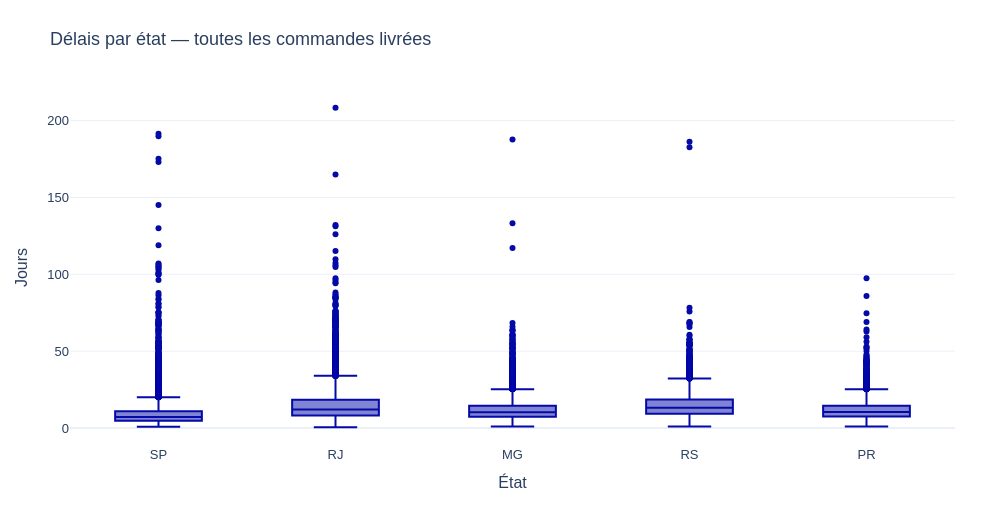

Notebook source saved alongside this figure:
### Markdown cell above
### <b><div style='padding:15px;background-color:#d8dcd6;color:#030aa7;font-size:120%;text-align: left'>Plotly</div></b>

### Code cell
ID_GRAPHIQUE = '03_04'
BIBLIOTHEQUE = 'plotly'
fig=px.box(a,x='state',y='delai_jours',category_orders={'state':etats},points='outliers',labels={'state':'État','delai_jours':'Jours'})
fig.update_traces(quartilemethod='linear')
montrer_plotly(fig,'Délais par état — toutes les commandes livrées')

### Figure 1 — Plotly figure (JSON) as saved in the notebook; plotly's stock layout.template omitted (floating-point values rounded to 4 significant figures; data arrays with more than 128 entries replaced by an {"elided": "..."} marker saying what was removed)
{"data": [{"alignmentgroup": "True", "boxpoints": "outliers", "hovertemplate": "État=%{x}<br>Jours=%{y}<extra></extra>", "legendgroup": "", "marker": {"color": "#030aa7"}, "name": "", "notched": false, "offsetgroup": "", "orientation": "v", "quartilemethod": "linear", "showlegend": false, "type": "box", "x": {"elided": "74465 str values"}, "x0": " ", "xaxis": "x", "y": {"elided": "74465 float values"}, "y0": " ", "yaxis": "y"}], "layout": {"boxmode": "group", "font": {"family": "Arial", "size": 13}, "height": 520, "legend": {"tracegroupgap": 0}, "margin": {"b": 75, "l": 70, "r": 45, "t": 90}, "title": {"text": "Délais par état — toutes les commandes livrées"}, "width": 1000, "xaxis": {"anchor": "y", "categoryarray": ["SP", "RJ", "MG", "RS", "PR"], "categoryorder": "array", "domain": [0, 1], "title": {"text": "État"}}, "yaxis": {"anchor": "x", "domain": [0, 1], "title": {"text": "Jours"}}}}
